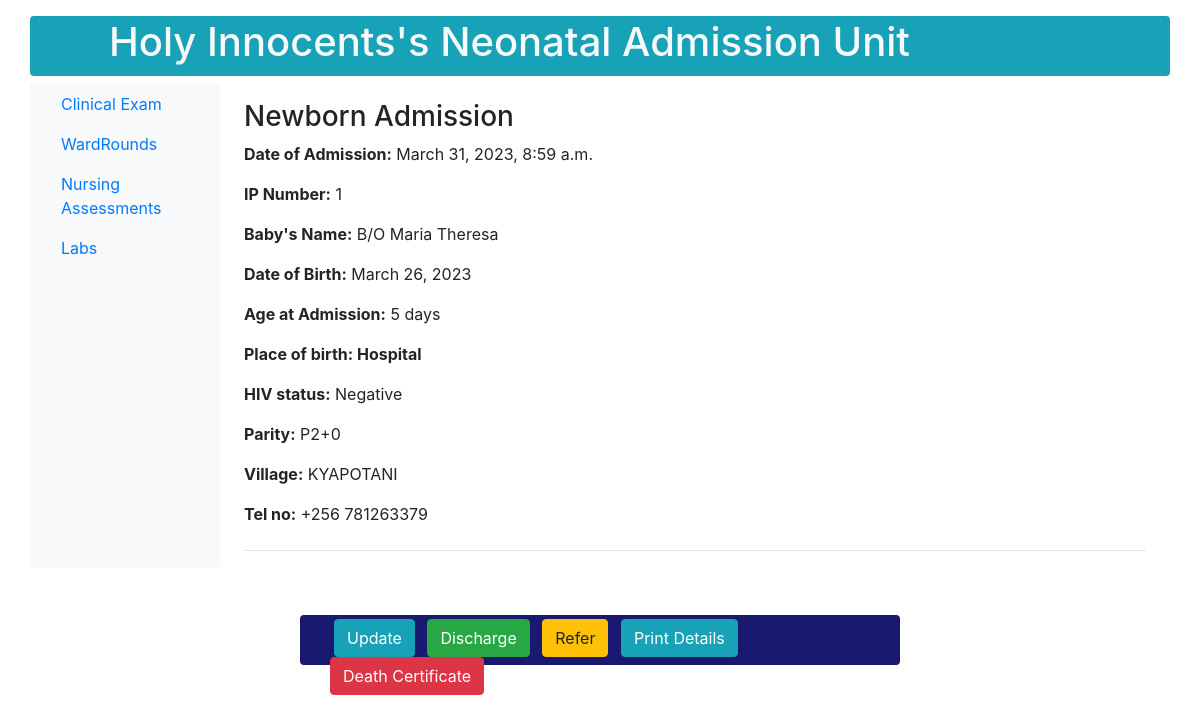
Page /newborn/print/1/ on the earlier database version.
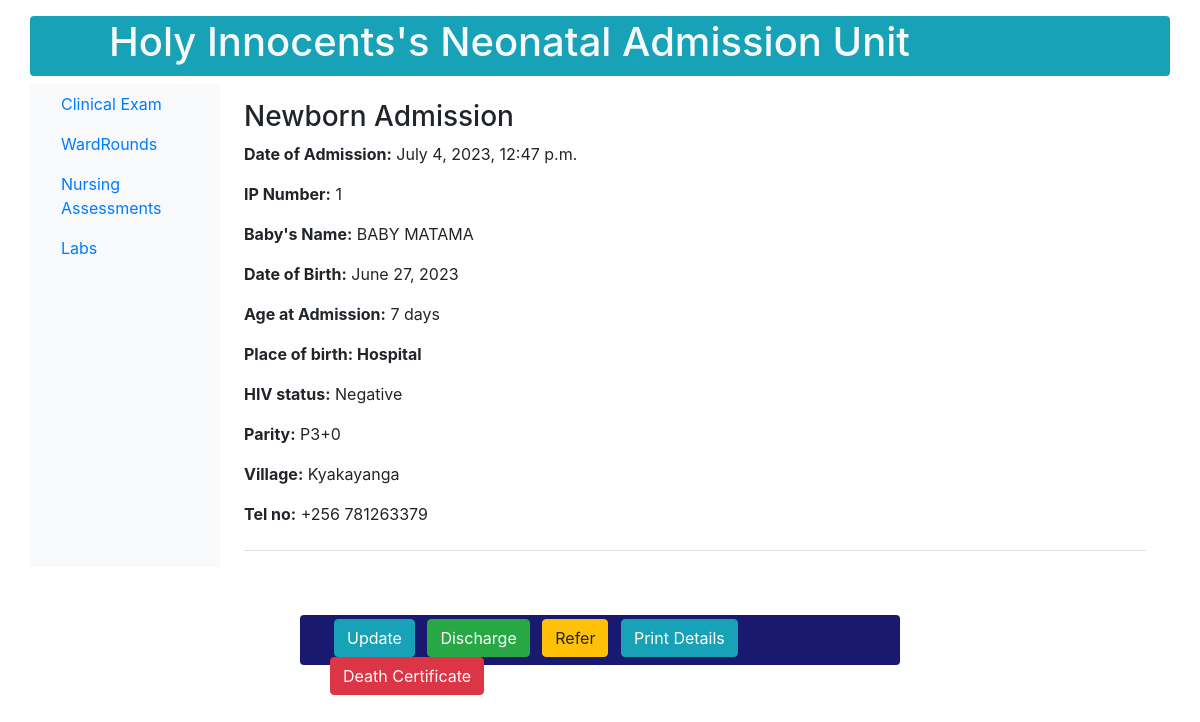
Same page on the later database version.
### newborn/models.py (models this page shows, shortened)
class Newborn(models.Model):
    PLACE_OF_BIRTH_CHOICES = (
        ('Hospital', 'Hospital'),
        ('Home', 'Home'),
        ('Along the road', 'Along the road'),
    )
    MODE_OF_DELIVERY_CHOICES = (
        ('Vaginal', 'Vaginal'),
        ('C-Section', 'C-Section'),
        ('Assisted Vaginal Delivery', 'Assisted Vaginal Delivery'),
    )
    Yes_No_CHOICES = (
        ('Yes', 'Yes'),
        ('No', 'No'),
    )
    admission_date = models.DateTimeField()
    name = models.CharField(max_length=100)
    sex = models.CharField(max_length=100, choices=SEX)
    birth_weight = models.DecimalField(max_digits=2, decimal_places=1)
    delivery_date = models.DateTimeField()
    place_of_birth = models.CharField(max_length=100, choices=PLACE_OF_BIRTH_CHOICES)
    mode_of_delivery = models.CharField(max_length=100, choices=MODE_OF_DELIVERY_CHOICES)
    resuscitated = models.CharField(max_length=100, choices=Yes_No_CHOICES)
    referral = models.CharField(max_length=100, choices=Yes_No_CHOICES)
    mother = models.ForeignKey(MotherDetails, on_delete=models.CASCADE, null=True)

class MotherDetails(models.Model):
    name = models.CharField(max_length=50)
    age = models.IntegerField(default=28)
    blood_group = models.CharField(max_length=50, choices=BLOOD_GROUP)
    parity = models.CharField(max_length=100)
    number_of_living_children = models.CharField(max_length=100)
    hiv_status = models.CharField(max_length=50, choices=HIV_STATUS)
    level_of_education = models.CharField(max_length=50, choices=LEVEL_OF_EDUCATION)
    occupation = models.CharField(max_length=50, choices=OCCUPATION)
    location = models.ForeignKey(MotherLocation, on_delete=models.CASCADE, null=True)

class MotherLocation(models.Model):
    country = models.CharField(max_length=100)
    district = models.CharField(max_length=100)
    subcounty = models.CharField(max_length=100)
    parish = models.CharField(max_length=100)
    village = models.CharField(max_length=100)
    nin_no = models.CharField(max_length=100, default='CMX10000000')
    contact = models.CharField(max_length=100, default='+256 ')

### newborn/views.py (the view)
# urls.py: path('newborn/print/<int:pk>/', views.print_detail, name='clerkship-page'),
def print_detail(request, pk):
    newborn = Newborn.objects.get(pk=pk)
    age_delta = newborn.admission_date.date() - newborn.delivery_date.date()
    age_days = age_delta.days
    context = {
            'newborn': newborn,
            'age_days': age_days,
    }
    return render(request, 'newborn/details.html', context)

### newborn/templates/newborn/details.html (shortened to what this page needs)
{% load static %}
<!DOCTYPE html>
{% load crispy_forms_tags %}
{% load bootstrap4 %}
{% bootstrap_css %}
<html lang="en">
<head>
</head>
<body>
    <nav class="container navbar navbar-expand-md navbar-light bg-info topnavbar text-light justify-text-center mb-2 mt-3 rounded" style="height: 60px;">
        <div class="container">
            <ul class="ml-5 nav navbar-nav navbar-center">
                <li>
                    <h1 class="text-center">Holy Innocents's Neonatal Admission Unit<h1>
                </li>
            </ul>
        </div>
     </nav>
    <div class="container">
        <div class="row">
            <nav class="col-md-2 d-none d-md-block bg-light sidebar">
                <div class="sidebar-sticky">
                    <ul class="nav flex-column">
                        <li class="nav-item">
                            <a class="nav-link" href="{% url 'clinical-exam' pk=newborn.id %}">Clinical Exam</a>
                        </li>
                        <li class="nav-item">
                            <a class="nav-link" href="#">WardRounds</a>
                        </li>
                        <li class="nav-item">
                            <a class="nav-link" href="#">Nursing Assessments</a>
                        </li>
                        <li class="nav-item">
                            <a class="nav-link" href="{% url 'lab-request' %}">Labs</a>
                        </li>
                     </ul>
                 </div>
              </nav>
              <main role="main" class="col-md-9 ml-sm-auto col-lg-10 px-4">
                <div class="justify-content-between flex-wrap flex-md-nowrap align-items-center pt-3 pb-2 mb-3 border-bottom">
                    <h3>Newborn Admission</h3>
                    <p><b>Date of Admission:</b> {{ newborn.admission_date}}</p>
                    <p><b>IP Number:</b> {{ newborn.pk }} </p>
                    <p><b>Baby's Name:</b> {{ newborn.name}}</p>
                    <p><b>Date of Birth:</b> {{ newborn.delivery_date|date:"F j, Y" }}</p>
                    <p><b>Age at Admission:</b> {{ age_days }} days</p>
                    <p><b>Place of birth: {{ newborn.place_of_birth}}</b></p>
                    <p><b>HIV status:</b> {{ newborn.mother.hiv_status}}</p>
                    <p><b>Parity:</b> {{ newborn.mother.parity}}</p>
                    <p><b>Village:</b> {{ newborn.mother.location.village}}</p>
                    <p><b>Tel no:</b> {{ newborn.mother.location.contact}} </p></div>
                 </div>
            </div>
        <div class="container mt-5 justify-content-center rounded" style="height: 50px; width: 600px; background-color: #191970;">
            <div class="container mt-5 py-1 justify-content-center">
                <a class="btn btn-info ml-1 mr-2" href="#" role="button">Update</a>
                <a class="btn btn-success mr-2" href="{% url 'discharge' pk=newborn.id %}" role="button">Discharge</a>
                <a class="btn btn-warning mr-2" href="#" role="button">Refer</a>
                <a class="btn btn-info" href="{% url 'more-details' newborn.pk %}" role="button">Print Details</a>
                <a class="btn btn-danger" href="#" role="button">Death Certificate</a>
            </div>
        </div>
</body>
</html>

Differences in the rows shown:
changed Newborn "Hospital": admission_date "March 31, 2023, 8:59 a.m." → "July 4, 2023, 12:47 p.m."; name "B/O Maria Theresa" → "BABY MATAMA"; delivery_date "March 26, 2023" → "June 27, 2023"; mother.parity "P2+0" → "P3+0"; mother.location.village "KYAPOTANI" → "Kyakayanga"
Other differences:
{{ age_days }}: "5" → "7"
